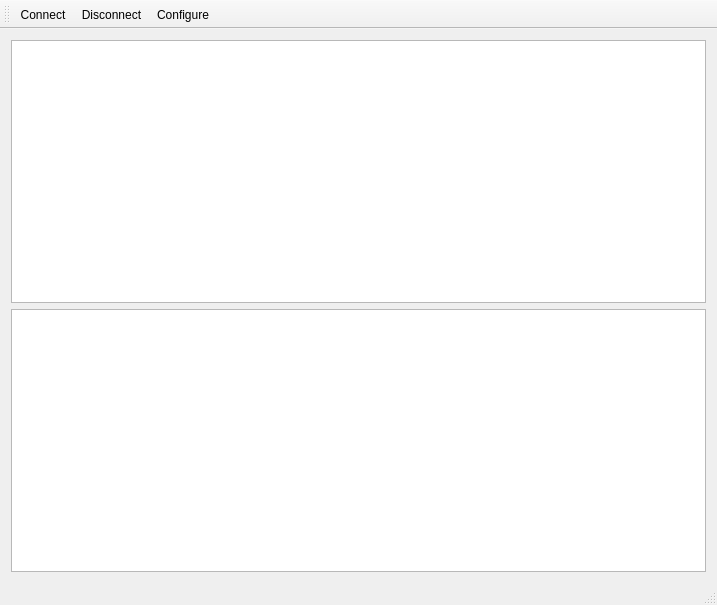
<?xml version="1.0" encoding="UTF-8"?>
<ui version="4.0">
 <class>MainWindow</class>
 <widget class="QMainWindow" name="MainWindow">
  <property name="geometry">
   <rect>
    <x>0</x>
    <y>0</y>
    <width>717</width>
    <height>605</height>
   </rect>
  </property>
  <property name="windowTitle">
   <string>Our Terminal</string>
  </property>
  <widget class="QWidget" name="centralWidget">
   <layout class="QVBoxLayout" name="verticalLayout">
    <item>
     <widget class="QTreeView" name="treeView">
      <property name="expandsOnDoubleClick">
       <bool>false</bool>
      </property>
     </widget>
    </item>
    <item>
     <widget class="QTableView" name="tableView"/>
    </item>
   </layout>
  </widget>
  <widget class="QToolBar" name="mainToolBar">
   <attribute name="toolBarArea">
    <enum>TopToolBarArea</enum>
   </attribute>
   <attribute name="toolBarBreak">
    <bool>false</bool>
   </attribute>
   <addaction name="actionConnect"/>
   <addaction name="actionDisconnect"/>
   <addaction name="actionConfigure"/>
  </widget>
  <widget class="QStatusBar" name="statusBar"/>
  <action name="actionAbout">
   <property name="text">
    <string>&amp;About</string>
   </property>
   <property name="toolTip">
    <string>About program</string>
   </property>
   <property name="shortcut">
    <string>Alt+A</string>
   </property>
  </action>
  <action name="actionAboutQt">
   <property name="text">
    <string>About Qt</string>
   </property>
  </action>
  <action name="actionConnect">
   <property name="text">
    <string>Connect</string>
   </property>
   <property name="toolTip">
    <string>Connect to serial port</string>
   </property>
   <property name="shortcut">
    <string>Ctrl+O</string>
   </property>
  </action>
  <action name="actionDisconnect">
   <property name="text">
    <string>Disconnect</string>
   </property>
   <property name="toolTip">
    <string>Disconnect from serial port</string>
   </property>
   <property name="shortcut">
    <string>Ctrl+D</string>
   </property>
  </action>
  <action name="actionConfigure">
   <property name="text">
    <string>Configure</string>
   </property>
   <property name="toolTip">
    <string>Configure serial port</string>
   </property>
   <property name="shortcut">
    <string>Alt+C</string>
   </property>
  </action>
  <action name="actionClear">
   <property name="text">
    <string>Clear</string>
   </property>
   <property name="toolTip">
    <string>Clear data</string>
   </property>
   <property name="shortcut">
    <string>Alt+L</string>
   </property>
  </action>
  <action name="actionQuit">
   <property name="icon">
    <iconset>
     <normaloff>:/images/application-exit.png</normaloff>:/images/application-exit.png</iconset>
   </property>
   <property name="text">
    <string>&amp;Quit</string>
   </property>
   <property name="shortcut">
    <string>Ctrl+Q</string>
   </property>
  </action>
 </widget>
 <layoutdefault spacing="6" margin="11"/>
 <resources/>
 <connections/>
</ui>
